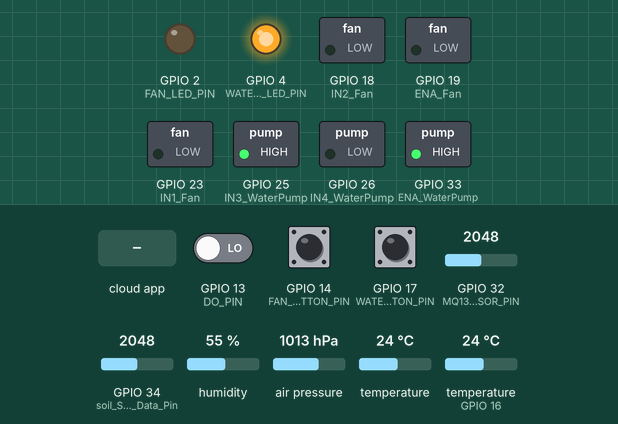
Recording of a sketch running on a simulated ESP32. Parts: switched loads named in the sketch (green lamp = pin HIGH), output pins drawn as LEDs (lit = HIGH). Dashed ring = blinking. The inputs (shaded band) are chosen by the test bench; at power-on: GPIO 14 (FAN_BUTTON_PIN) LOW, GPIO 17 (WATER_PUMP_BUTTON_PIN) LOW, GPIO 13 (DO_PIN) LOW, GPIO 32 (MQ135_SENSOR_PIN) = 2048, GPIO 34 (soil_Sensor_Data_Pin) = 2048, humidity 55 %, air pressure 1013 hPa, temperature 24 °C, temperature (sensor on GPIO 16) 24 °C. WiFi joins after 1.5 s; servers stay silent unless stated; the Firebase database answers and starts empty; what the sketch prints to the serial monitor is not drawn.

Above: at 2.7 s.
2.8 s: GPIO 14 (FAN_BUTTON_PIN) pulled HIGH for 3.2 s
At 3.6 s:
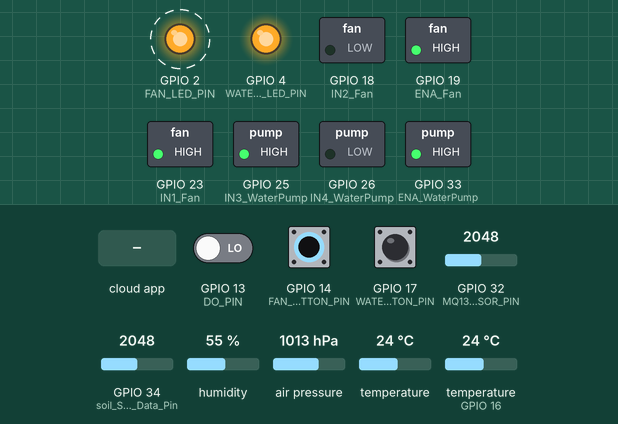
7.5 s: GPIO 17 (WATER_PUMP_BUTTON_PIN) pulled HIGH for 3.2 s
At 10.9 s:
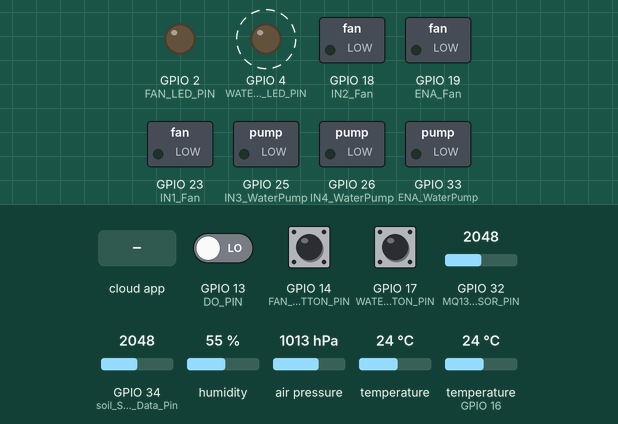
12.2 s: the phone or cloud app sets fanStatus to 1
At 13.1 s:
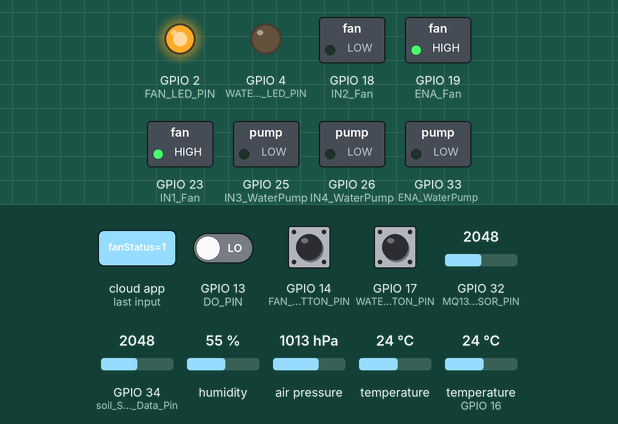
33.3 s: the phone or cloud app sets waterPumpStatus to 1
At 34.0 s:
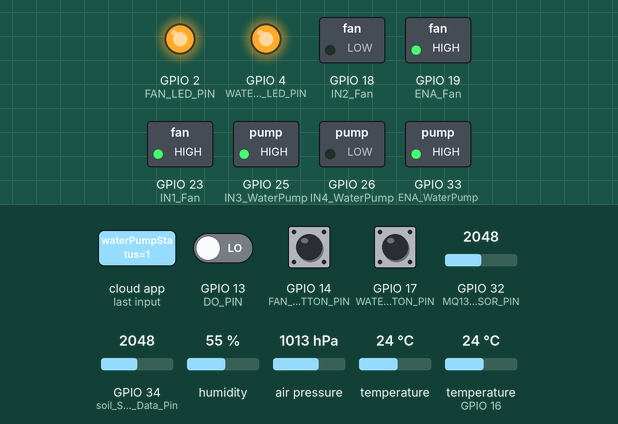
Timing chart, 0 to 35.8 s (numbered marks = the images above; inputs shaded):
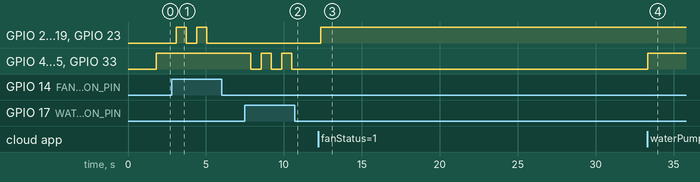

Measured:
- after the input at 2.8 s, GPIO 2 (FAN_LED_PIN), GPIO 19 (ENA_Fan), GPIO 23 (IN1_Fan): alternates HIGH for 0.65 s and LOW for 0.67 s, 4 changes in all, then stays LOW, starting after 0.28 s
- after the input at 7.5 s, GPIO 4 (WATER_PUMP_LED_PIN), GPIO 25 (IN3_WaterPump), GPIO 33 (ENA_WaterPump): alternates HIGH for 0.65 s and LOW for 0.66 s, 5 changes in all, then stays LOW, starting after 0.39 s
- after the input at 12.2 s, GPIO 2 (FAN_LED_PIN), GPIO 19 (ENA_Fan), GPIO 23 (IN1_Fan): LOW → HIGH after 0.17 s
- after the input at 33.3 s, GPIO 4 (WATER_PUMP_LED_PIN), GPIO 25 (IN3_WaterPump), GPIO 33 (ENA_WaterPump): LOW → HIGH after 0.05 s

The sketch:

Project_final1.1.ino
```cpp
/*#define BLYNK_TEMPLATE_ID "TMPL6M8li-hQg"
#define BLYNK_TEMPLATE_NAME "Green House Automation" */

#include <SFE_BMP180.h>
#include <Wire.h>
#include <Arduino.h>
#include <WiFi.h>
#include <Firebase_ESP_Client.h>
#include "DHT.h"

// Provide the token generation process info.
#include <addons/TokenHelper.h>

// Provide the RTDB payload printing info and other helper functions.
#include <addons/RTDBHelper.h>

// Blynk Auth Token
/*char blynkAuth[] = "wPRo0YvPpZZy0dqjNgaXNo0AHywGVf-v";  */

/* Wi-Fi credentials */
const char* ssid1 = "Athula";
const char* password1 = "1978At1430Hu4213La#@";

const char* ssid2 = "GreenHouse";
const char* password2 = "12345678";

/* Firebase API key and database URL */
#define API_KEY "################################"
#define DATABASE_URL "https://esp32-test1-95778-default-rtdb.asia-southeast1.firebasedatabase.app/"

FirebaseData fbdo;
FirebaseAuth auth;
FirebaseConfig config;

unsigned long dataMillis = 0;
bool signupOK = false;

SFE_BMP180 pressure;
#define ALTITUDE 30.0 // Altitude in meters

// Pin definitions for fan (Motor 1)
const int IN1_Fan = 23;
const int IN2_Fan = 18;
const int ENA_Fan = 19;

// Pin definitions for water pump (Motor 2)
const int IN3_WaterPump = 25;
const int IN4_WaterPump = 26;
const int ENA_WaterPump = 33;

// Define GPIO pins
#define FAN_LED_PIN 2
#define WATER_PUMP_LED_PIN 4
#define DO_PIN 13  // ESP32's pin GPIO13 connected to DO pin of the LDR module
#define MQ135_SENSOR_PIN 32 // Pin for MQ135 sensor
#define DHTPIN 16 // GPIO pin for DHT11
#define DHTTYPE DHT11 // DHT 11 sensor type

#define FAN_BUTTON_PIN 14    // GPIO pin for fan control button
#define WATER_PUMP_BUTTON_PIN 17  // GPIO pin for water pump control button

bool fanStatus = false;
bool waterPumpStatus = false;

int sensitivity = 200;  // Adjust this value based on your calibration

// Soil Moisture Sensor pins and values
const int soil_Sensor_Data_Pin = 34;  // GPIO pin for Soil Moisture Sensor
const int AirValue = 2300;   // Dry soil value
const int WaterValue = 1215; // Wet soil value
int soilMoistureValue = 0;
int soilmoisturepercent = 0;

// Initialize DHT sensor
DHT dht(DHTPIN, DHTTYPE);

void connectToWiFi(const char* ssid, const char* password) {
  Serial.print("Connecting to ");
  Serial.println(ssid);
  WiFi.begin(ssid, password);

  int retryCount = 0;
  while (WiFi.status() != WL_CONNECTED && retryCount < 20) {
    delay(500);
    Serial.print(".");
    retryCount++;
  }

  if (WiFi.status() == WL_CONNECTED) {
    Serial.println("Connected!");
    Serial.print("IP Address: ");
    Serial.println(WiFi.localIP());
  } else {
    Serial.println("Failed to connect");
  }
}

void setup()
{
    Serial.begin(115200);

    // Initialize BMP180 sensor
    if (pressure.begin())
        Serial.println("BMP180 init success");
    else
    {
        Serial.println("BMP180 init fail");
        while (1); // Pause forever if sensor initialization fails.
    }

     // Setup LED pins
    pinMode(FAN_LED_PIN, OUTPUT);
    pinMode(WATER_PUMP_LED_PIN, OUTPUT);
    digitalWrite(FAN_LED_PIN, LOW);
    digitalWrite(WATER_PUMP_LED_PIN, LOW);

    // Set motor pins as outputs
    pinMode(IN1_Fan, OUTPUT);
    pinMode(IN2_Fan, OUTPUT);
    pinMode(ENA_Fan, OUTPUT);
    pinMode(IN3_WaterPump, OUTPUT);
    pinMode(IN4_WaterPump, OUTPUT);
    pinMode(ENA_WaterPump, OUTPUT);

    // Setup LDR and MQ135 pins
    pinMode(DO_PIN, INPUT);

    // Setup button pins
    pinMode(FAN_BUTTON_PIN, INPUT_PULLDOWN);
    pinMode(WATER_PUMP_BUTTON_PIN, INPUT_PULLDOWN);

    // Initialize DHT sensor
    dht.begin();

    // Connect to Wi-Fi
    // Attempt to connect to the first Wi-Fi network
    connectToWiFi(ssid1, password1);

    // If connection fails, try the second Wi-Fi network
    if (WiFi.status() != WL_CONNECTED) {
    Serial.println("Trying to connect to the second network...");
    connectToWiFi(ssid2, password2);
    }

    // Initialize Firebase
    config.api_key = API_KEY;
    config.database_url = DATABASE_URL;

    Firebase.reconnectWiFi(true);
    fbdo.setBSSLBufferSize(4096, 1024);

    Serial.print("Sign up new user... ");
    if (Firebase.signUp(&config, &auth, "", ""))
    {
        Serial.println("ok");
        signupOK = true;
    }
    else
    {
        Serial.printf("%s\n", config.signer.signupError.message.c_str());
    }

    config.token_status_callback = tokenStatusCallback;
    Firebase.begin(&config, &auth);

     /*Blynk.begin(blynkAuth, ssid1, password1);
     Serial.println("Smart Home System Initialized");*/
}

String interpret_air_quality(int sensor_value) {
    if (sensor_value < 58) {
        return "Excellent";
    } else if (sensor_value < 90) {
        return "Good";
    } else if (sensor_value < 120) {
        return "Moderate";
    } else if (sensor_value < 200) {
        return "Poor";
    } else {
        return "Dangerous";
    }
}

int calculate_air_quality_percentage(int sensor_value) {
    int max_value = 200;  // The maximum value for "Dangerous" level
    int percentage = 100 - (sensor_value * 100) / max_value;  // Reverse the percentage scale

    // Ensure the percentage is within 0-100%
    if (percentage < 0) {
        percentage = 0;
    } else if (percentage > 100) {
        percentage = 100;
    }

    return percentage;
}

void controlFan(int IN1_Fan, int IN2_Fan, bool state) {
    if (state) {
        // Turn on motor
        digitalWrite(IN1_Fan, HIGH);
        digitalWrite(IN2_Fan, LOW);
        digitalWrite(ENA_Fan, HIGH);
    } else {
        // Turn off motor
        digitalWrite(IN1_Fan, LOW);
        digitalWrite(IN2_Fan, LOW);
        digitalWrite(ENA_Fan, LOW);
    }
}

void controlMotor(int IN3_WaterPump, int IN4_WaterPump, bool state) {
    if (state) {
        // Turn on motor
        digitalWrite(IN3_WaterPump, HIGH);
        digitalWrite(IN4_WaterPump, LOW);
        digitalWrite(ENA_WaterPump, HIGH);
    } else {
        // Turn off motor
        digitalWrite(IN3_WaterPump, LOW);
        digitalWrite(IN4_WaterPump, LOW);
        digitalWrite(ENA_WaterPump, LOW);
    }
}

// Define a mode variable
enum Mode { AUTOMATIC, MANUAL };
Mode currentMode = AUTOMATIC;

void loop()
{

   /* Blynk.run();  // Keep Blynk connected
    delay(300);*/

    char status;
    double P, p0;
    double T; // Change float to double

    // Check button presses for fan and water pump control
    if (digitalRead(FAN_BUTTON_PIN) == HIGH) {  // HIGH for INPUT_PULLDOWN or LOW for INPUT_PULLUP
        Serial.println("Fan button pressed");
        delay(200); // Debouncing
        fanStatus = !fanStatus; // Toggle the fan status
        digitalWrite(FAN_LED_PIN, fanStatus ? HIGH : LOW);

        // Control the fan motor based on the LED state
        controlFan(IN1_Fan, IN2_Fan, fanStatus);

        // Switch to manual mode
        currentMode = MANUAL;

       // Update Firebase with the new fan status
        if (Firebase.ready() && signupOK) {
            if (!Firebase.RTDB.setBool(&fbdo, "/sensorOutputs/fanStatus", fanStatus)) {
                Serial.println("Failed to update fan status in Firebase");
            } else {
                Serial.println("Fan status updated in Firebase");
            }
        }
    }

    if (digitalRead(WATER_PUMP_BUTTON_PIN) == HIGH) {  // HIGH for INPUT_PULLDOWN or LOW for INPUT_PULLUP
        Serial.println("Water pump button pressed");
        delay(200); // Debouncing
        waterPumpStatus = !waterPumpStatus; // Toggle the water pump status
        digitalWrite(WATER_PUMP_LED_PIN, waterPumpStatus ? HIGH : LOW);

        // Control the water pump motor based on the LED state
        controlMotor(IN3_WaterPump, IN4_WaterPump, waterPumpStatus);

        // Switch to manual mode
        currentMode = MANUAL;

        // Update Firebase with the new water pump status
        if (Firebase.ready() && signupOK) {
            if (!Firebase.RTDB.setBool(&fbdo, "/sensorOutputs/waterPumpStatus", waterPumpStatus)) {
                Serial.println("Failed to update water pump status in Firebase");
            } else {
                Serial.println("Water pump status updated in Firebase");
            }
        }
    }

    // Retrieve fan status from Firebase to reflect any remote changes
    if (Firebase.RTDB.getBool(&fbdo, "/sensorOutputs/fanStatus")) {
        bool newFanStatus = fbdo.boolData();
        if (newFanStatus != fanStatus) {  // Only change if there's a difference
            fanStatus = newFanStatus;
            digitalWrite(FAN_LED_PIN, fanStatus ? HIGH : LOW);

            // Control the fan motor based on the LED state
            controlFan(IN1_Fan, IN2_Fan, fanStatus);
            Serial.println("Fan status updated based on Firebase data");
        }
    }

    // Retrieve water pump status from Firebase to reflect any remote changes
    if (Firebase.RTDB.getBool(&fbdo, "/sensorOutputs/waterPumpStatus")) {
        bool newWaterPumpStatus = fbdo.boolData();
        if (newWaterPumpStatus != waterPumpStatus) {  // Only change if there's a difference
            waterPumpStatus = newWaterPumpStatus;
            digitalWrite(WATER_PUMP_LED_PIN, waterPumpStatus ? HIGH : LOW);

            // Control the water pump motor based on the LED state
            controlMotor(IN3_WaterPump, IN4_WaterPump, waterPumpStatus);
            Serial.println("Water pump status updated based on Firebase data");
        }
    }


    // Read LDR value
    int lightState = digitalRead(DO_PIN);
    String lightCondition = lightState == HIGH ? "Dark" : "Light";

    // Read MQ135 sensor value for air quality
    int sensor_value = analogRead(MQ135_SENSOR_PIN);
    int air_quality = sensor_value * sensitivity / 1023;
    String air_quality_label = interpret_air_quality(air_quality);
    int air_quality_percentage = calculate_air_quality_percentage(air_quality);

    // Read DHT11 sensor values
    float h = dht.readHumidity();
    float tempC = dht.readTemperature();

    // Check if any reads failed and exit early (to try again).
    if (isnan(h) || isnan(tempC)) {
        Serial.println("Failed to read from DHT sensor!");
        return;
    }

    // Compute heat index in Celsius
    float hic = dht.computeHeatIndex(tempC, h, false);

    // Read the analog value from the Soil Moisture Sensor
    soilMoistureValue = analogRead(soil_Sensor_Data_Pin);
    soilmoisturepercent = map(soilMoistureValue, AirValue, WaterValue, 0, 100);

     // Ensure the percentage is within 0-100%
    soilmoisturepercent = constrain(soilmoisturepercent, 0, 100);


    // Only run automatic logic if in automatic mode
    if (currentMode == AUTOMATIC) {

    if (T > 29) {
        if (!fanStatus) {
            Serial.println("Temperature is above 29°C. Turning fan ON.");
            fanStatus = true;
            digitalWrite(FAN_LED_PIN, HIGH);
            controlFan(IN1_Fan, IN2_Fan, true);

            // Update Firebase with the new fan status
            if (Firebase.ready() && signupOK) {
                if (!Firebase.RTDB.setBool(&fbdo, "/sensorOutputs/fanStatus", fanStatus)) {
                    Serial.println("Failed to update fan status in Firebase");
                } else {
                    Serial.println("Fan status updated in Firebase");
                }
            }
        }
    } else {
        if (fanStatus) {
            Serial.println("Temperature is below or equal to 29°C. Turning fan OFF.");
            fanStatus = false;
            digitalWrite(FAN_LED_PIN, LOW);
            controlFan(IN1_Fan, IN2_Fan, false);

            // Update Firebase with the new fan status
            if (Firebase.ready() && signupOK) {
                if (!Firebase.RTDB.setBool(&fbdo, "/sensorOutputs/fanStatus", fanStatus)) {
                    Serial.println("Failed to update fan status in Firebase");
                } else {
                    Serial.println("Fan status updated in Firebase");
                }
            }
        }
    }

    // Automation logic for water pump control
    if (soilmoisturepercent < 50) {
        if (!waterPumpStatus) {
            Serial.println("Soil moisture is below 50%. Turning water pump ON.");
            waterPumpStatus = true;
            digitalWrite(WATER_PUMP_LED_PIN, HIGH);
            controlMotor(IN3_WaterPump, IN4_WaterPump, true);

            // Update Firebase with the new water pump status
            if (Firebase.ready() && signupOK) {
                if (!Firebase.RTDB.setBool(&fbdo, "/sensorOutputs/waterPumpStatus", waterPumpStatus)) {
                    Serial.println("Failed to update water pump status in Firebase");
                } else {
                    Serial.println("Water pump status updated in Firebase");
                }
            }
        }
    } else {
        if (waterPumpStatus) {
            Serial.println("Soil moisture is above or equal to 50%. Turning water pump OFF.");
            waterPumpStatus = false;
            digitalWrite(WATER_PUMP_LED_PIN, LOW);
            controlMotor(IN3_WaterPump, IN4_WaterPump, false);

            // Update Firebase with the new water pump status
            if (Firebase.ready() && signupOK) {
                if (!Firebase.RTDB.setBool(&fbdo, "/sensorOutputs/waterPumpStatus", waterPumpStatus)) {
                    Serial.println("Failed to update water pump status in Firebase");
                } else {
                    Serial.println("Water pump status updated in Firebase");
                }
            }
        }
    }
    }

    // Send data to Firebase and print sensor values (rest of your logic)
    // This section will handle the sending of the sensor data to Firebase
    // and display the values on the Serial Monitor (temperature, soil moisture, etc.)


    if (millis() - dataMillis > 5000 && signupOK && Firebase.ready())
    {
        dataMillis = millis();

        /*// Print the soil moisture value
        Serial.print("Soil Moisture Raw Value: ");
        Serial.println(soilMoistureValue);


        // Print the soil moisture percentage
        Serial.print("Soil Moisture Percentage: ");
        if (soilmoisturepercent >= 100) {
        Serial.println("100%");
        } else if (soilmoisturepercent <= 0) {
        Serial.println("0%");
        } else {
        Serial.print(soilmoisturepercent);
        Serial.println("%");
        }*/

        // Start temperature measurement
        status = pressure.startTemperature();
        if (status != 0)
        {
            delay(status);
            status = pressure.getTemperature(T); // T should be double
            if (status != 0)
            {
                // Start pressure measurement
                status = pressure.startPressure(3);
                if (status != 0)
                {
                    delay(status);
                    status = pressure.getPressure(P, T); // P and T should be double
                    if (status != 0)
                    {
                        // Calculate sea-level pressure
                        p0 = pressure.sealevel(P, ALTITUDE);

                        // Print the readings
                        Serial.print("Temperature (BMP180): ");
                        Serial.print(T, 2);
                        Serial.print(" °C, Pressure: ");
                        Serial.print(P, 2);
                        Serial.print(" mb, Sea-level Pressure: ");
                        Serial.print(p0, 2);
                        Serial.println(" mb");
                        Serial.println();


                        // Print the light condition
                        Serial.print("Light Condition: ");
                        Serial.println(lightCondition);
                        Serial.println();

                        // Print air quality readings
                        Serial.print("Air Quality Index (Calibrated): ");
                        Serial.println(air_quality);
                        Serial.print("Air Quality: ");
                        Serial.println(air_quality_label);
                        Serial.print("Air Quality Percentage: ");
                        Serial.print(air_quality_percentage);
                        Serial.println("%");
                        Serial.println();

                        // Print DHT11 sensor readings
                        Serial.print("Humidity: ");
                        Serial.print(h);
                        Serial.print("%, Temperature (DHT11): ");
                        Serial.print(tempC);
                        Serial.print("°C, Heat Index: ");
                        Serial.print(hic);
                        Serial.println("°C");
                        Serial.println();

                        // Print soil moisture readings
                        Serial.print("Soil Moisture Percentage: ");
                        Serial.println(soilmoisturepercent);
                        Serial.println();

                        // Send the readings to Firebase
                        if (Firebase.RTDB.setFloat(&fbdo, "/sensorData/temperature", T))
                        {
                            Serial.println("Temperature (BMP180) sent successfully.");
                        }
                        else
                        {
                            Serial.println("Failed to send temperature.");
                            Serial.println("REASON: " + fbdo.errorReason());
                        }

                        if (Firebase.RTDB.setFloat(&fbdo, "/sensorData/airPressure", P))
                        {
                            Serial.println("Pressure sent successfully.");
                        }
                        else
                        {
                            Serial.println("Failed to send pressure.");
                            Serial.println("REASON: " + fbdo.errorReason());
                        }

                        if (Firebase.RTDB.setString(&fbdo, "/sensorData/lightCondition", lightCondition))
                        {
                            Serial.println("Light condition sent successfully.");
                        }
                        else
                        {
                            Serial.println("Failed to send light condition.");
                            Serial.println("REASON: " + fbdo.errorReason());
                        }

                        if (Firebase.RTDB.setFloat(&fbdo, "/sensorData/airQuality", air_quality_percentage))
                        {
                            Serial.println("Air Quality Percentage sent successfully.");
                        }
                        else
                        {
                            Serial.println("Failed to send air quality percentage.");
                            Serial.println("REASON: " + fbdo.errorReason());
                        }

                        if (Firebase.RTDB.setFloat(&fbdo, "/sensorData/humidity", h))
                        {
                            Serial.println("Humidity sent successfully.");
                        }
                        else
                        {
                            Serial.println("Failed to send humidity.");
                            Serial.println("REASON: " + fbdo.errorReason());
                        }

                        /*if (Firebase.RTDB.setFloat(&fbdo, "/sensorData/temperatureDHT11", tempC))
                        {
                            Serial.println("Temperature (DHT11) sent successfully.");
                        }
                        else
                        {
                            Serial.println("Failed to send temperature (DHT11).");
                            Serial.println("REASON: " + fbdo.errorReason());
                        }*/

                        if (Firebase.RTDB.setFloat(&fbdo, "/sensorData/soilMoisture", soilmoisturepercent))
                        {
                            Serial.println("Soil Moisture sent successfully.");
                            Serial.println();
                        }
                        else
                        {
                            Serial.println("Failed to send soil moisture.");
                            Serial.println("REASON: " + fbdo.errorReason());
                        }

                        // Retrieve fan status from Firebase
                        if (Firebase.RTDB.getBool(&fbdo, "/sensorOutputs/fanStatus"))
                        {
                            bool fanStatus = fbdo.boolData();
                            digitalWrite(FAN_LED_PIN, fanStatus ? HIGH : LOW);
                        }

                        // Retrieve water pump status from Firebase
                        if (Firebase.RTDB.getBool(&fbdo, "/sensorOutputs/waterPumpStatus"))
                        {
                            bool waterPumpStatus = fbdo.boolData();
                            digitalWrite(WATER_PUMP_LED_PIN, waterPumpStatus ? HIGH : LOW);
                        }
                    }
                    else
                    {
                        Serial.println("Error retrieving pressure measurement.");
                    }
                }
                else
                {
                    Serial.println("Error starting pressure measurement.");
                }
            }
            else
            {
                Serial.println("Error retrieving temperature measurement.");
            }
        }
        else
        {
            Serial.println("Error starting temperature measurement.");
        }
    }
}


// Greenhouse Project by Kavi-ya (Atronox)
```
